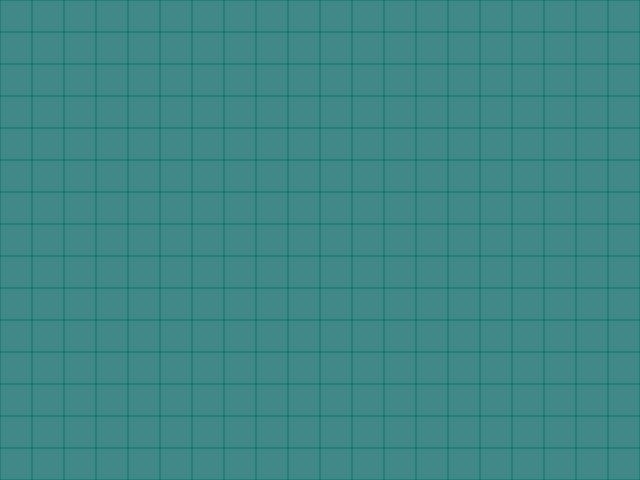

This game map was drawn from its Tiled (.tmx) file and the tilesets committed beside it. A one-line description and the trimmed map source follow:
An orthogonal 20x15 tile map with 32x32 px tiles, 1 tile layer (Tile Layer 1).

<map version="1.10" tiledversion="1.11.0" orientation="orthogonal" renderorder="right-down" width="20" height="15" tilewidth="32" tileheight="32" infinite="0" nextlayerid="2" nextobjectid="1">
 <properties>
  <property name="background" type="color" value="#ff55ffff" />
 </properties>
 <tileset firstgid="1" name="area01_level_tiles" tilewidth="32" tileheight="32" tilecount="1" columns="1">
  <image source="../img/map/area01_level_tiles.png" width="32" height="32" />
 </tileset>
 <layer id="1" name="Tile Layer 1" width="20" height="15" opacity="0.54">
  <data>[300 cells, 300 non-empty, 1 distinct tile ids]</data>
 </layer>
</map>
